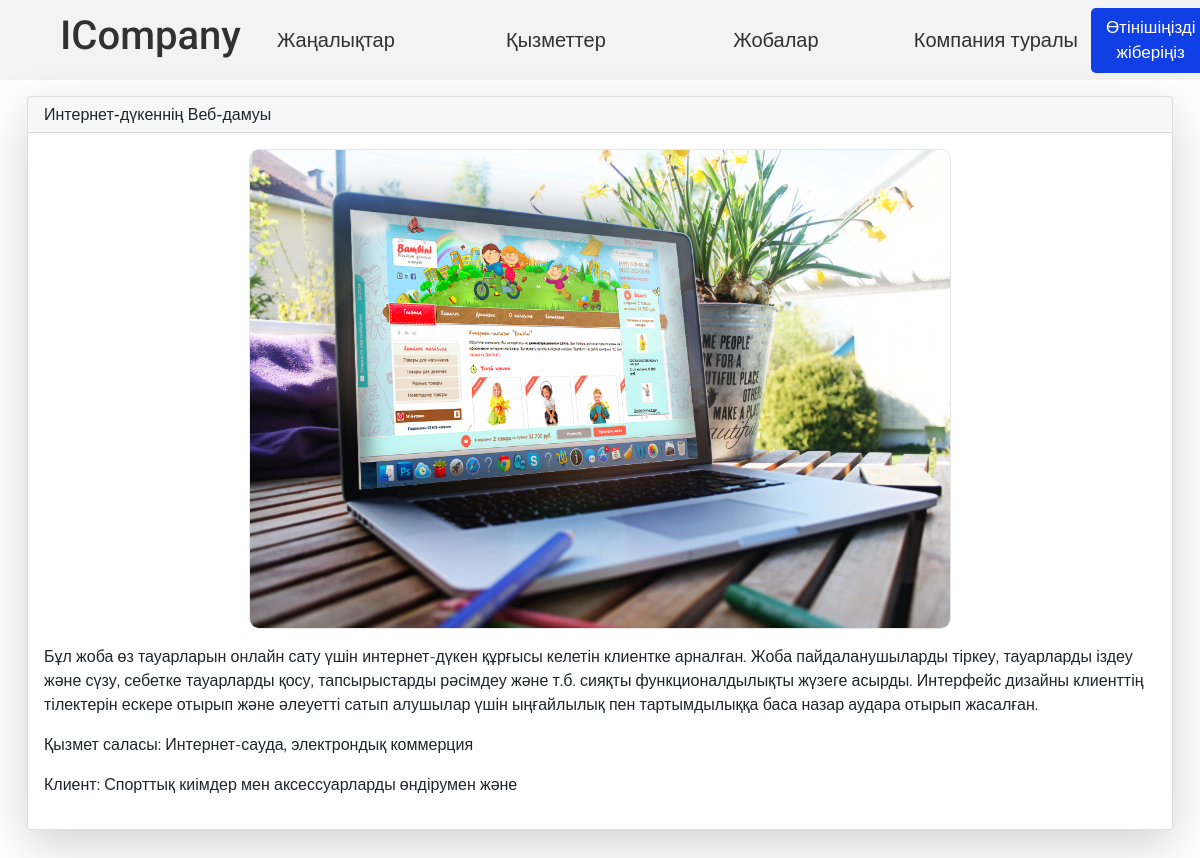
/project/1/, run on the app's committed database.
### company_app/models.py (models this page shows)
class Projects(models.Model):
    name = models.CharField(_("title"), max_length=255)
    description = models.TextField(_("description"))
    image = models.ImageField(_("image"), upload_to='project_image')
    area = models.CharField(_("area"), max_length=50)
    client = models.CharField(_("client"), max_length=50)
    class Meta:
        verbose_name = _('project')
        verbose_name_plural = _('projects')

### company_app/views.py (the view)
# urls.py: path('project/<int:pk>/', views.ProjectDetailView, name='project_detail_page'),
def ProjectDetailView(request, pk):
	project = get_object_or_404(Projects, pk=pk)
	context = {'projects':project}
	return render(request, 'projects_detail_page.html', context)

### company_app/context_processor.py (called while the page is built)
def contact(request):
    if request.method == 'POST':
        form = FormContact(request.POST)
        if form.is_valid():
            form.save()
            template_data = {
                'first_name': form.cleaned_data['first_name'],
            }
            msg = render_to_string('email_message/email_answer.html', template_data)
            subject = 'Ответ на заявку'
            sender = settings.EMAIL_HOST_USER
            recipient = form.cleaned_data['email']
            send_mail(subject, msg, sender, [recipient], html_message=msg)
            messages.success(request, "Спасибо за вашу заявку. Ожидайте.")
            form = FormContact()
    else:
        form = FormContact()
    context= {'form': form}
    return context

### templates/projects_detail_page.html (shortened to what this page needs)
{% extends 'base.html' %}
{% load static %}
{% block css_links %}
    <link rel="stylesheet" href="{% static 'css/news_detail.css' %}">
{% endblock %}
{% block content %}
<div class="container">
    <div class="shadow-lg mb-5 bg-white rounded">
        <div class="card my-3">
            <h6 class="card-header">{{projects.name}}</h6>
            <div class="card-body">
                <img class="news_img" src="{{projects.image.url}}" alt="{{projects.name}}">
                <p class="card-text">{{projects.description|linebreaks}}</p>
                <p>Қызмет саласы: {{projects.area}}</p>
                <p>Клиент: {{projects.client}}</p>
            </div>
        </div>
    </div>
</div>
{% endblock content %}

### static/css/base.css (style rules this page uses)
*, *::before, *::after { box-sizing: border-box; }
body, h1, h2, h3, h4, p, ul[class], ol[class], li, figure, figcaption, blockquote, dl, dd { margin: 0; }
body { min-height: 100vh; scroll-behavior: smooth; text-rendering: optimizeSpeed; line-height: 1.5; }
img { max-width: 100%; display: block; }
:root { --black: #313131; --white: #ffffff; --grey: #f4f3f3; --blue: #113fe6; --black-blue: #0d257a; }
html { scroll-behavior: smooth; }
body { font-family: 'Montserrat', sans-serif !important; text-decoration: none; }

### static/css/news_detail.css (style rules this page uses)
:root { --black: #313131; --white: #ffffff; --grey: #f4f3f3; --blue: #113fe6; --black-blue: #0d257a; }
html { scroll-behavior: smooth; }
.container { max-width: 1170px; margin: 0 auto; }
.news_img { max-width: 100%; max-height: 30rem; border-radius: 10px; display: block; margin: 0 auto; border: 1px solid #e7e7e7; }

### data on the page
Projects: name "Интернет-дүкеннің Веб-дамуы", image (picture), description "Бұл жоба өз тауарларын онлайн сату үшін интернет-дүкен құрғысы келетін клиентке арналған. Жоба пайдаланушыларды тіркеу, тауарларды іздеу және сүзу, себетке тауарларды қосу, тапсырыстарды рәсімдеу және т.б. сияқты функционалдылықты жүзеге асырды. Интерфейс дизайны клиенттің тілектерін ескере отырып және әлеуетті сатып алушылар үшін ыңғайлылық пен тартымдылыққа баса назар аудара отырып жасалған.", area "Интернет-сауда, электрондық коммерция", client "Спорттық киімдер мен аксессуарларды өндірумен және"
